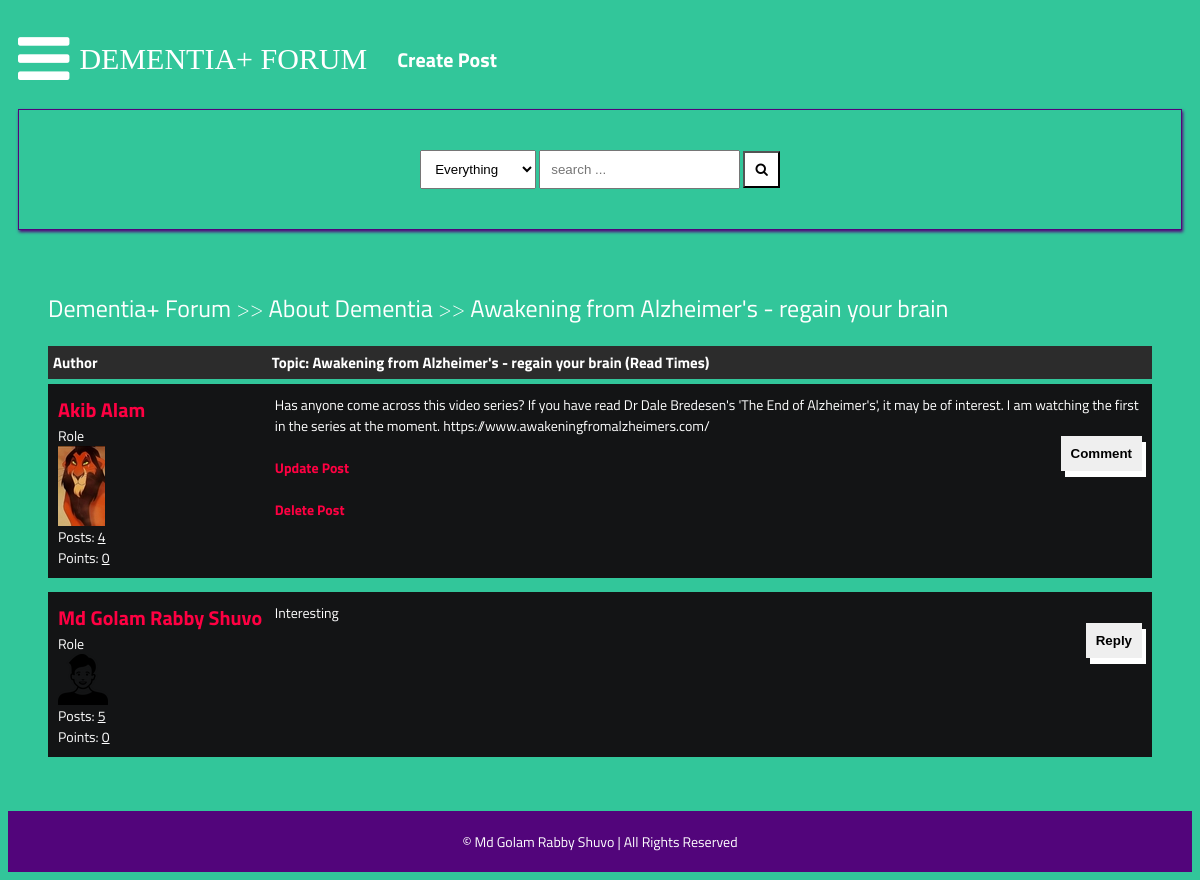
Page /forum/detail/awakening-from-alzheimers-regain-your-brain/ (signed in) on the committed database.
### forum/models.py (models this page shows, shortened)
class Post(models.Model):
    title = models.CharField(max_length=400)
    slug = models.SlugField(max_length=400, unique=True, blank=True)
    user = models.ForeignKey(Author, on_delete=models.CASCADE)
    content = HTMLField()
    categories = models.ManyToManyField(Category)
    date = models.DateTimeField(auto_now_add=True)
    approved = models.BooleanField(default=True)
    hit_count_generic = GenericRelation(HitCount, object_id_field='object_pk',
        related_query_name='hit_count_generic_relation'
    )
    tags = TaggableManager()
    comments = models.ManyToManyField(Comment, blank=True)
    closed = models.BooleanField(default=False)
    state = models.CharField(max_length=40, default="zero")
    def get_url(self):
        return reverse("detail", kwargs={
            "slug":self.slug
        })

class Category(models.Model):
    title = models.CharField(max_length=50)
    slug = models.SlugField(max_length=400, unique=True, blank=True)
    description = models.TextField(default="description")
    class Meta:
        verbose_name_plural = "categories"
    def __str__(self):
        return self.title
    def get_url(self):
        return reverse("posts", kwargs={
            "slug":self.slug
        })

class Author(models.Model):
    user = models.ForeignKey(User, on_delete=models.CASCADE)
    fullname = models.CharField(max_length=40, blank=False)
    slug = slug = models.SlugField(max_length=400, unique=True, blank=True)
    bio = HTMLField()
    points = models.IntegerField(default=0)
    profile_pic = ResizedImageField(size=[50, 80], quality=100, upload_to="authors", default=None, blank=False, null=True)
    @property
    def num_posts(self):
        return Post.objects.filter(user=self).count()

class Comment(models.Model):
    user = models.ForeignKey(Author, on_delete=models.CASCADE)
    content = models.TextField()
    date = models.DateTimeField(auto_now_add=True)
    replies = models.ManyToManyField(Reply, blank=True)

### forum/views.py (the view)
# urls.py: path("detail/<slug>/", detail, name="detail"),
def detail(request, slug):
    try:
        post = get_object_or_404(Post, slug=slug)
        author = Author.objects.get(user=request.user)
        if "comment-form" in request.POST:
            comment = request.POST.get("comment")
            new_comment, created = Comment.objects.get_or_create(user=author, content=comment)
            post.comments.add(new_comment.id)
        if "reply-form" in request.POST:
            reply = request.POST.get("reply")
            commenr_id = request.POST.get("comment-id")
            comment_obj = Comment.objects.get(id=commenr_id)
            new_reply, created = Reply.objects.get_or_create(user=author, content=reply)
            comment_obj.replies.add(new_reply.id)
        context = {
            "post":post,
            "title": post.title,
        }
        update_views(request, post)
        return render(request, "forum/detail.html", context)
    except:
        return redirect("forum/error404.html")

### forum/utils.py (called while the page is built)
def update_views(request, object):
    context = {}
    hit_count = get_hitcount_model().objects.get_for_object(object)
    hits = hit_count.hits
    hitcontext = context["hitcount"] = {"pk": hit_count.pk}
    hit_count_response = HitCountMixin.hit_count(request, hit_count)
    if hit_count_response.hit_counted:
        hits = hits+1
        hitcontext["hitcounted"] = hit_count_response.hit_counted
        hitcontext["hit_message"] = hit_count_response.hit_message
        hitcontext["total_hits"] = hits

### templates/forum/detail.html (shortened to what this page needs)
{% extends 'base.html' %}
{% load hitcount_tags %}
{% block content %}
    <div class="container">
        <div class="navigate">
            <span><a href="{% url 'forum_home' %}">Dementia+ Forum</a> >> <a href="{{post.categories.all.0.get_url}}">{{post.categories.all.0}}</a> >> <a href="{{post.get_url}}">{{post.title}}</a></span>
        </div>
        <div class="topic-container">
            <div class="head">
                <div class="authors">Author</div>
                <div class="content">Topic: {{post.title}} (Read {% get_hit_count for post %} Times)</div>
            </div>
            <div class="body">
                <div class="authors">
                    <div class="username"><a href="">{{post.user.fullname|title}}</a></div>
                    <div>Role</div>
                    <img src="{{post.user.profile_pic.url}}" alt="">
                    <div>Posts: <u>{{post.user.num_posts}}</u></div>
                    <div>Points: <u>{{post.user.points}}</u></div>
                </div>
                <div class="content">
                    {{post.content|safe}}
                    <br>
                    <div class="comment">
                        <button onclick="showComment()">Comment</button><br>
                        {% if user.is_authenticated %}
                        <a href=" {% url 'update_post' post.id  %} ">Update Post</a><br><br>
                        <a href=" {% url 'delete_post' post.id  %} ">Delete Post</a>
                        {% endif %}
                    </div>
                </div>
            </div>
        </div>
        {% for comment in post.comments.all %}
        <div class="comments-container">
            <div class="body">
                <div class="authors">
                    <div class="username"><a href="">{{comment.user.fullname|title}}</a></div>
                    <div>Role</div>
                    <img src="{{comment.user.profile_pic.url}}" alt="">
                    <div>Posts: <u>{{comment.user.num_posts}}</u></div>
                    <div>Points: <u>{{comment.user.points}}</u></div>
                </div>
                <div class="content">
                    {{comment.content}}
                    <br>
                    <div class="comment">
                        <button onclick="showReplies('comment{{comment.id}}')">Reply</button>
                    </div>
                </div>
            </div>
        </div>
        {% endfor %}
       </div>
    {% endblock content %}

### templates/base.html (shortened to what this page needs)
﻿{% load static %}
<!DOCTYPE html>
<html lang="en">
<head>
    <link rel="stylesheet" type="text/css" href="/static/styles/forum_styles.css">
    <link rel="stylesheet" href="https://cdnjs.cloudflare.com/ajax/libs/font-awesome/4.7.0/css/font-awesome.min.css">
</head>
<body>
    <header>
        <div class="navbar">
            <a class="bar-icon" id="iconBar" onclick="hideIconBar()"><i class="fa fa-bars"></i></a>
            <div class="brand">Dementia+ Forum</div>
            {% if user.is_authenticated %}
            <div class="nav-item"><a href="{% url 'create_post' %}">Create Post</a></div>
            {% endif %}
        </div>
                <form action="{% url 'search_result' %}" role="form" method="GET">
                <div class="search-box">
                    <div>
                        <select name="search-box" id="">
                            <option value="Everything">Everything</option>
                        </select>
                        <input type="text" name="q" placeholder="search ...">
                        <button type="submit" name="search"><i class="fa fa-search"></i></button>
                    </div>
                </div>
                </form>
    </header>
    {% block content %}
    {% endblock content %}
    <footer>
        <span>&copy; Md Golam Rabby Shuvo | All Rights Reserved</span>
    </footer>
</body>
</html>

### static/styles/forum_styles.css (style rules this page uses)
* { box-sizing: border-box; }
html { font-size: 14px; font-family: 'Titillium Web', sans-serif; background-color:#32c69a; color:#ffffff; }
a { color:#FF0042; font-weight: bolder; text-decoration: none; }
.container { margin: 20px; padding: 20px; }
header { margin-inline: 10px; }
.navbar { display:flex; align-items: center; }
.nav-item a { float: right; display:block; text-align: center; margin-inline: 20px; font-size: 20px; padding: 10px; color:#fff; }
.bar-icon { font-size: 60px; display: inline-block; margin-right:10px; color: #ffffff; cursor: pointer; }
.brand { font-size: 30px; display: inline-block; text-transform: uppercase; font-family: aquire; }
.search-box { border: solid 1px #52057b; margin-top: 20px; padding: 40px; display:flex; justify-content: center; box-shadow:1px 2px 3px #52057b; }
.search-box select { padding: 10px; }
.search-box input { padding: 10px; }
.search-box button { padding: 10px; background-color:#fff; color:#000000; }
footer { margin-top: 20px; padding: 20px; background-color: #52057b; display: block; text-align: center; }
.navigate { margin-block: 20px; font-weight: lighter; font-size: 24px; }
.navigate a { color: #fff; }
.head { display: flex; background-color: #2C2C2C; padding: 5px; font-weight: bold; font-size: 15px; }
.authors { flex: 20%; }
.content { flex: 80%; }
.body { display: flex; background-color: #131415; padding: 10px; margin-top: 5px; }
.body .authors .username { font-size: 20px; }
.body .authors img { max-width: 50px; max-height: 80px; }
.body .content .comment button { border:none; padding:10px; font-weight: bolder; box-shadow: 4px 6px #fff; cursor: pointer; float: right; }

### rows in the picture
Post: categories.all.0 "About Dementia", title "Awakening from Alzheimer's - regain your brain", user.fullname "Akib Alam", user.profile_pic (picture), user.num_posts "4", user.points "0", content "Has anyone come across this video series? If you have read Dr Dale Bredesen's 'The End of Alzheimer's', it may be of interest. I am watching the first in the series at the moment. https://www.awakeningfromalzheimers.com/"
Comment: user.fullname "Md Golam Rabby Shuvo", user.profile_pic (picture), user.num_posts "5", user.points "0", content "Interesting"
